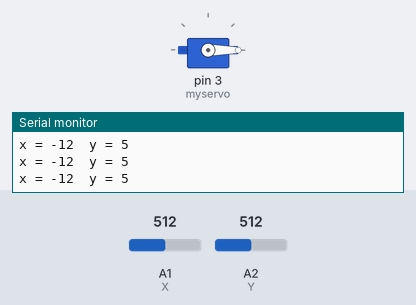
A sketch run on a simulated Arduino Uno, built with avr-gcc and run on an emulated ATmega328P. On the bench: servo, the last lines printed to the serial monitor. The test bench sets the inputs (shaded band); at power-on: A1 (X) = 512, A2 (Y) = 512.

Above: at 1.2 s.
1.3 s: A1 (X) set to 716
At 1.7 s:
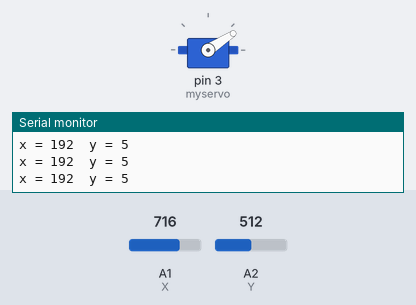
2.9 s: A1 (X) set to 900
At 4.2 s:
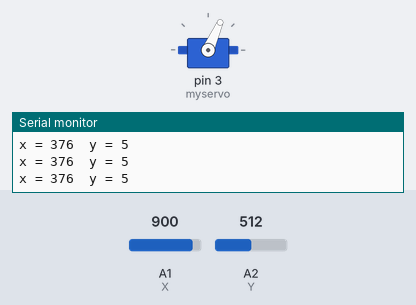
4.5 s: A1 (X) set to 1023
At 4.9 s:
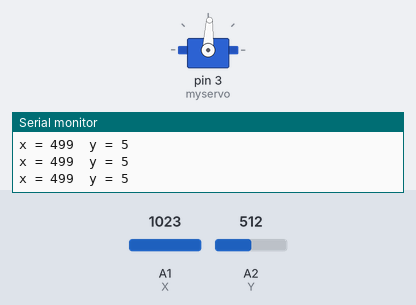
6.1 s: A1 (X) set to 511
At 6.5 s:
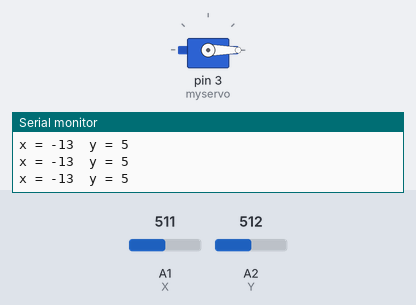
Timing chart, 0 to 8.7 s (numbered marks = the images above; inputs shaded):
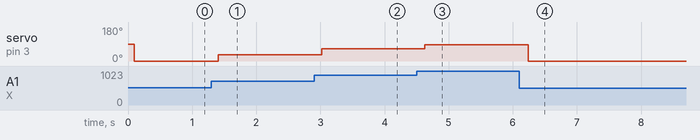

The sketch:

Joystick_Module.ino
```cpp
/* A Joystick is nothing but a potentiometer which is used to control a servo. It has two potentiometers each responsible to control resistance along X and Y direction. The only problems one
 * can encounter is if the potentiometers are damaged or if the joystick control is not moving properly. */

#include <Servo.h>

int X = A1;
int Y = A2;
int valX = 0;
int valY = 0;
Servo myservo;
int servoangle;

void setup()
{
   Serial.begin(9600);
   myservo.attach(3);
}

void loop()
{
   valX = analogRead(X);
   valY = analogRead(Y);
   valX = valX - 524;
   valY = valY - 507;
   Serial.print("x = ");
   Serial.print(valX);
   Serial.print("  y = ");
   Serial.print(valY);
   Serial.println(" ");
   delay(100);


   servoangle = map(valX, 0, 1023, 0, 180);
   myservo.write(servoangle);
}
```

Measured:
- after the input at 1.3 s, servo on pin 3 (myservo): 0° → 33° after 0.11 s
- after the input at 2.9 s, servo on pin 3 (myservo): 33° → 66° after 0.12 s
- after the input at 4.5 s, servo on pin 3 (myservo): 66° → 87° after 0.13 s
- after the input at 6.1 s, servo on pin 3 (myservo): 87° → 0° after 0.14 s
